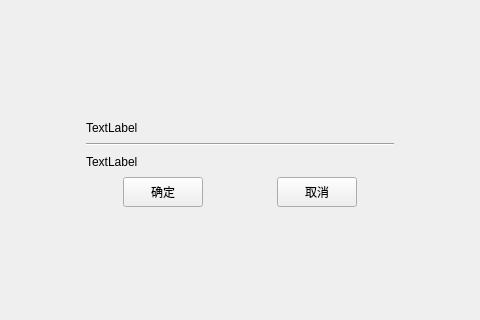
<?xml version="1.0" encoding="UTF-8"?>
<ui version="4.0">
 <class>ui_tip_dialog</class>
 <widget class="QMainWindow" name="ui_tip_dialog">
  <property name="enabled">
   <bool>true</bool>
  </property>
  <property name="geometry">
   <rect>
    <x>0</x>
    <y>0</y>
    <width>480</width>
    <height>320</height>
   </rect>
  </property>
  <property name="windowTitle">
   <string>MainWindow</string>
  </property>
  <widget class="QWidget" name="centralwidget">
   <layout class="QGridLayout" name="gridLayout" columnstretch="1,4,1">
    <item row="0" column="1">
     <spacer name="verticalSpacer">
      <property name="orientation">
       <enum>Qt::Vertical</enum>
      </property>
      <property name="sizeHint" stdset="0">
       <size>
        <width>20</width>
        <height>104</height>
       </size>
      </property>
     </spacer>
    </item>
    <item row="1" column="0">
     <spacer name="horizontalSpacer_2">
      <property name="orientation">
       <enum>Qt::Horizontal</enum>
      </property>
      <property name="sizeHint" stdset="0">
       <size>
        <width>72</width>
        <height>20</height>
       </size>
      </property>
     </spacer>
    </item>
    <item row="1" column="1">
     <widget class="QFrame" name="tip_dialog_frame">
      <property name="frameShape">
       <enum>QFrame::NoFrame</enum>
      </property>
      <property name="frameShadow">
       <enum>QFrame::Raised</enum>
      </property>
      <layout class="QVBoxLayout" name="verticalLayout" stretch="1,0,1,1">
       <property name="spacing">
        <number>0</number>
       </property>
       <property name="leftMargin">
        <number>0</number>
       </property>
       <property name="topMargin">
        <number>0</number>
       </property>
       <property name="rightMargin">
        <number>0</number>
       </property>
       <property name="bottomMargin">
        <number>0</number>
       </property>
       <item>
        <widget class="QLabel" name="tip_title_label">
         <property name="text">
          <string>TextLabel</string>
         </property>
        </widget>
       </item>
       <item>
        <widget class="Line" name="tip_frame">
         <property name="orientation">
          <enum>Qt::Horizontal</enum>
         </property>
        </widget>
       </item>
       <item>
        <widget class="QLabel" name="tip_content_label">
         <property name="styleSheet">
          <string notr="true"/>
         </property>
         <property name="text">
          <string>TextLabel</string>
         </property>
         <property name="wordWrap">
          <bool>true</bool>
         </property>
        </widget>
       </item>
       <item>
        <widget class="QWidget" name="widget" native="true">
         <layout class="QHBoxLayout" name="horizontalLayout" stretch="1,2,2,2,1">
          <property name="spacing">
           <number>0</number>
          </property>
          <property name="leftMargin">
           <number>0</number>
          </property>
          <property name="topMargin">
           <number>0</number>
          </property>
          <property name="rightMargin">
           <number>0</number>
          </property>
          <property name="bottomMargin">
           <number>0</number>
          </property>
          <item>
           <spacer name="horizontalSpacer_4">
            <property name="orientation">
             <enum>Qt::Horizontal</enum>
            </property>
            <property name="sizeHint" stdset="0">
             <size>
              <width>19</width>
              <height>20</height>
             </size>
            </property>
           </spacer>
          </item>
          <item>
           <widget class="QPushButton" name="tip_confirm_btn">
            <property name="sizePolicy">
             <sizepolicy hsizetype="Expanding" vsizetype="Expanding">
              <horstretch>0</horstretch>
              <verstretch>0</verstretch>
             </sizepolicy>
            </property>
            <property name="maximumSize">
             <size>
              <width>225</width>
              <height>80</height>
             </size>
            </property>
            <property name="text">
             <string>确定</string>
            </property>
           </widget>
          </item>
          <item>
           <spacer name="horizontalSpacer">
            <property name="orientation">
             <enum>Qt::Horizontal</enum>
            </property>
            <property name="sizeHint" stdset="0">
             <size>
              <width>40</width>
              <height>20</height>
             </size>
            </property>
           </spacer>
          </item>
          <item>
           <widget class="QPushButton" name="tip_cancel_btn">
            <property name="sizePolicy">
             <sizepolicy hsizetype="Expanding" vsizetype="Expanding">
              <horstretch>0</horstretch>
              <verstretch>0</verstretch>
             </sizepolicy>
            </property>
            <property name="maximumSize">
             <size>
              <width>225</width>
              <height>80</height>
             </size>
            </property>
            <property name="text">
             <string>取消</string>
            </property>
           </widget>
          </item>
          <item>
           <spacer name="horizontalSpacer_5">
            <property name="orientation">
             <enum>Qt::Horizontal</enum>
            </property>
            <property name="sizeHint" stdset="0">
             <size>
              <width>19</width>
              <height>20</height>
             </size>
            </property>
           </spacer>
          </item>
         </layout>
        </widget>
       </item>
      </layout>
     </widget>
    </item>
    <item row="1" column="2">
     <spacer name="horizontalSpacer_3">
      <property name="orientation">
       <enum>Qt::Horizontal</enum>
      </property>
      <property name="sizeHint" stdset="0">
       <size>
        <width>72</width>
        <height>20</height>
       </size>
      </property>
     </spacer>
    </item>
    <item row="2" column="1">
     <spacer name="verticalSpacer_2">
      <property name="orientation">
       <enum>Qt::Vertical</enum>
      </property>
      <property name="sizeHint" stdset="0">
       <size>
        <width>20</width>
        <height>104</height>
       </size>
      </property>
     </spacer>
    </item>
   </layout>
  </widget>
 </widget>
 <resources/>
 <connections/>
</ui>
